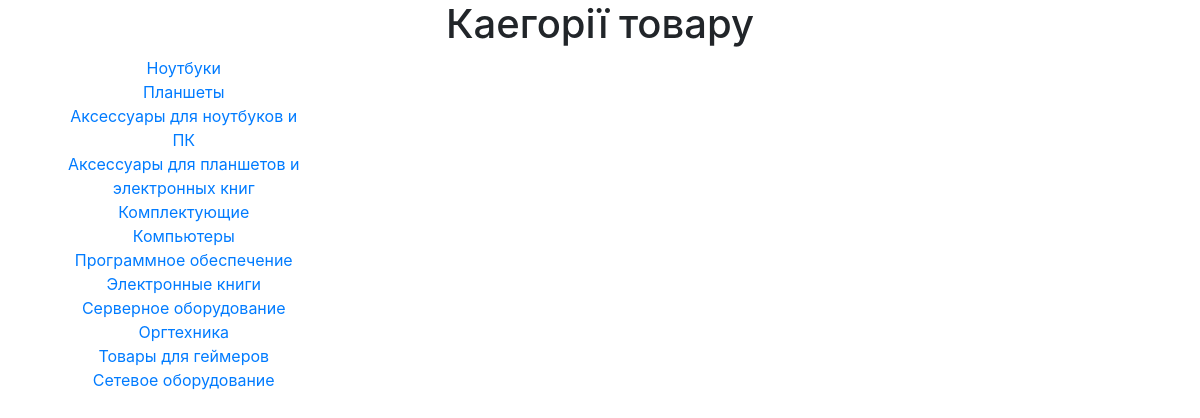
Before: / with the older database file.
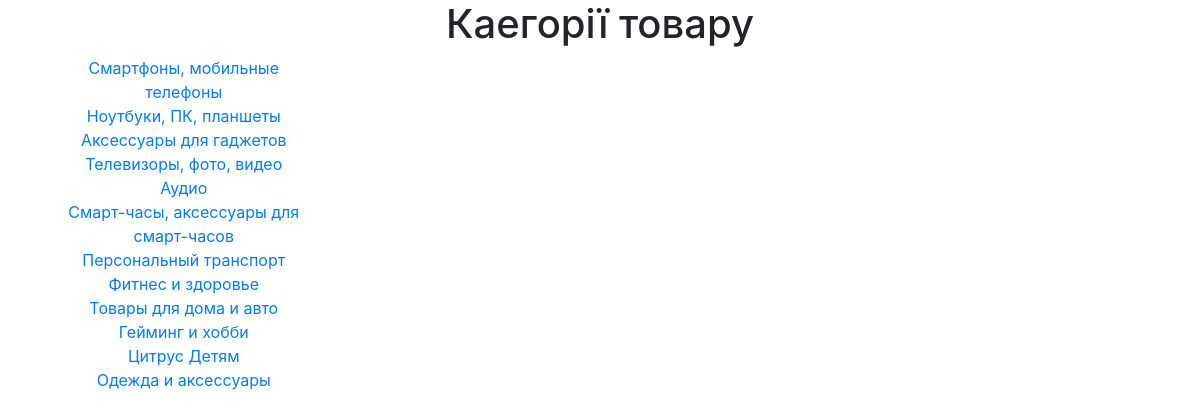
After: the same page with the newer database file.
### home/models.py (models this page shows, shortened)
class Category(models.Model):
    title = models.CharField(max_length=100)

### home/views.py (the view)
# urls.py: url(r'^$', views.IndexView.as_view(), name='home'),
class IndexView(generic.ListView):
    template_name = 'home.html'
    context_object_name = 'category_list'
    def get_queryset(self):
        return Category.objects.all()

### home/templates/home.html (shortened to what this page needs)
<!DOCTYPE html>
<html lang="en">
<head>
    <link type="text/css" rel="stylesheet" href="/static/css/bootstrap.min.css"/>
</head>
<body>
    <div class="container">
        <div class="row">
            <div class="col-md-12">
                <div class="text-center">
                    <h1>Каегорії товару</h1>
                </div>
            </div>
        </div>
        <section>
            <div class="row">
            <div class="col-md-12">
                    {% for category in category_list %}
                        <div class="col-md-3 text-center">
                            <a href="{% url  'home:detail' category.id %}">{{ category.title }}</a>
                        </div>
                    {% endfor %}
            </div>
         </div>
        </section>
    </div>
</body>
</html>

Changed rows visible on the page:
removed Category: title "Комплектующие"
removed Category: title "Компьютеры"
removed Category: title "Программное обеспечение"
removed Category: title "Электронные книги"
removed Category: title "Серверное оборудование"
removed Category: title "Оргтехника"
removed Category: title "Товары для геймеров"
removed Category: title "Сетевое оборудование"
added Category: title "Смартфоны, мобильные телефоны"
added Category: title "Ноутбуки, ПК, планшеты"
added Category: title "Аксессуары для гаджетов"
added Category: title "Телевизоры, фото, видео"
added Category: title "Аудио"
added Category: title "Смарт-часы, аксессуары для смарт-часов"
added Category: title "Персональный транспорт"
added Category: title "Фитнес и здоровье"
changed Category: title "Ноутбуки" → "Товары для дома и авто"
changed Category: title "Планшеты" → "Гейминг и хобби"
changed Category: title "Аксессуары для ноутбуков и ПК" → "Цитрус Детям"
changed Category: title "Аксессуары для планшетов и электронных книг" → "Одежда и аксессуары"
